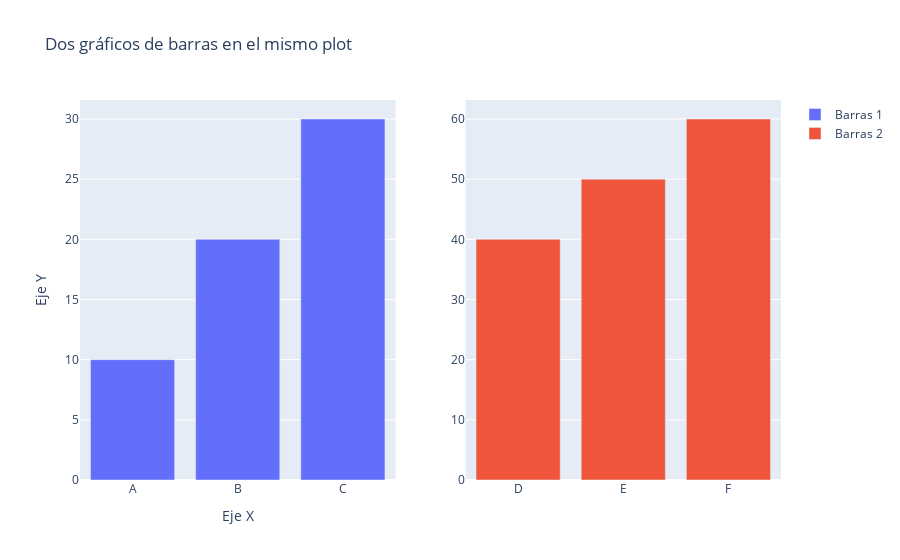

The notebook cell saved with this chart:
### Code cell
import plotly.express as px
import pandas as pd

# Datos para el primer gráfico de barras
df1 = pd.DataFrame({'x': ['A', 'B', 'C'], 'y': [10, 20, 30]})
df1['source'] = 'Barras 1'

# Datos para el segundo gráfico de barras
df2 = pd.DataFrame({'x': ['D', 'E', 'F'], 'y': [40, 50, 60]})
df2['source'] = 'Barras 2'

# Crea los objetos go.Bar() correspondientes
bar1 = go.Bar(x=df1['x'], y=df1['y'], name='Barras 1')
bar2 = go.Bar(x=df2['x'], y=df2['y'], name='Barras 2')

# Crea la figura con dos subplots
fig = make_subplots(rows=1, cols=2)

# Agrega los gráficos de barras a cada subplot
fig.add_trace(bar1, row=1, col=1)
fig.add_trace(bar2, row=1, col=2)

# Personaliza la figura
fig.update_layout(title='Dos gráficos de barras en el mismo plot',
                  xaxis_title='Eje X',
                  yaxis_title='Eje Y')

# Muestra el resultado
fig.show()

### Figure 1 — Plotly figure (JSON) as saved in the notebook; plotly's stock layout.template omitted (floating-point values rounded to 4 significant figures)
{"data": [{"name": "Barras 1", "type": "bar", "x": ["A", "B", "C"], "xaxis": "x", "y": [10, 20, 30], "yaxis": "y"}, {"name": "Barras 2", "type": "bar", "x": ["D", "E", "F"], "xaxis": "x2", "y": [40, 50, 60], "yaxis": "y2"}], "layout": {"title": {"text": "Dos gráficos de barras en el mismo plot"}, "xaxis": {"anchor": "y", "domain": [0, 0.45], "title": {"text": "Eje X"}}, "xaxis2": {"anchor": "y2", "domain": [0.55, 1]}, "yaxis": {"anchor": "x", "domain": [0, 1], "title": {"text": "Eje Y"}}, "yaxis2": {"anchor": "x2", "domain": [0, 1]}}}
